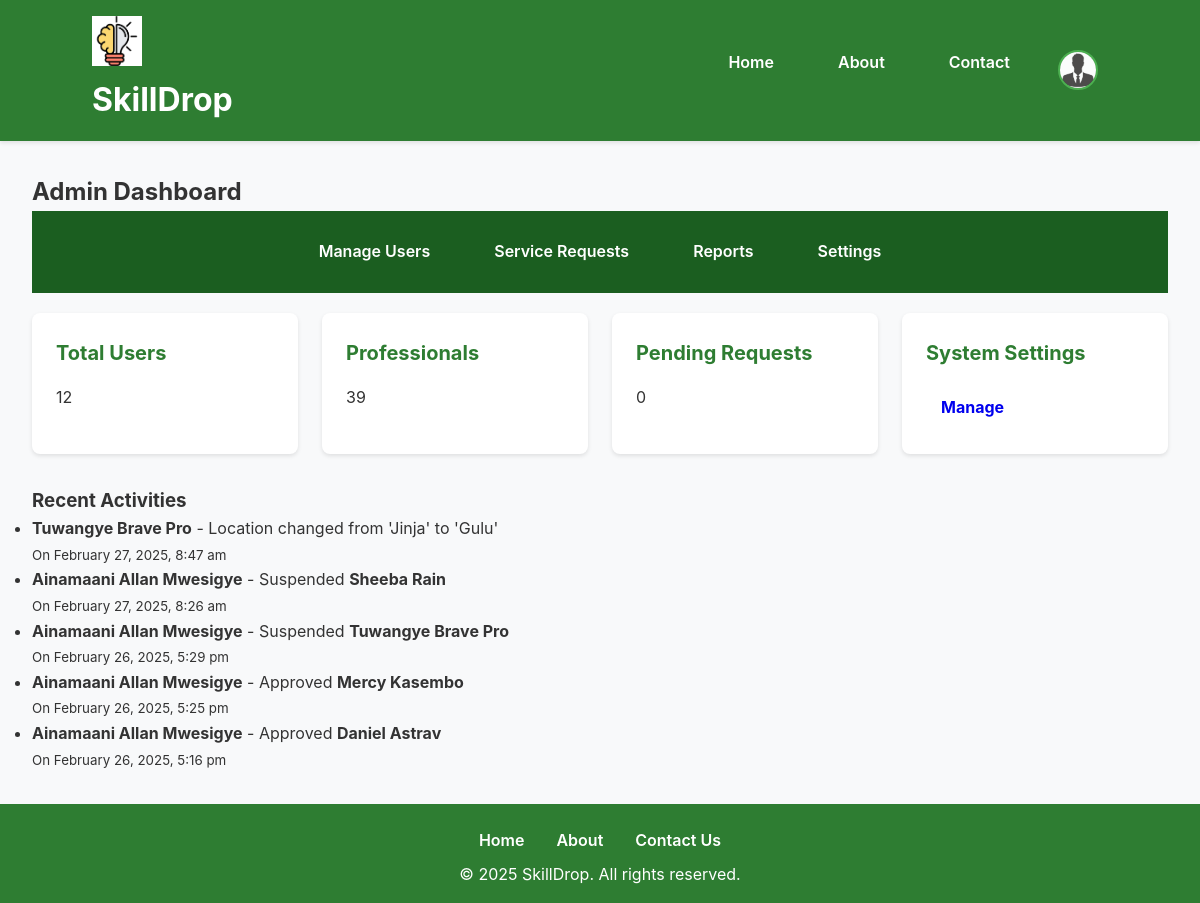
/admin/dashboard.php (signed in), run on an earlier commit of the app's database.
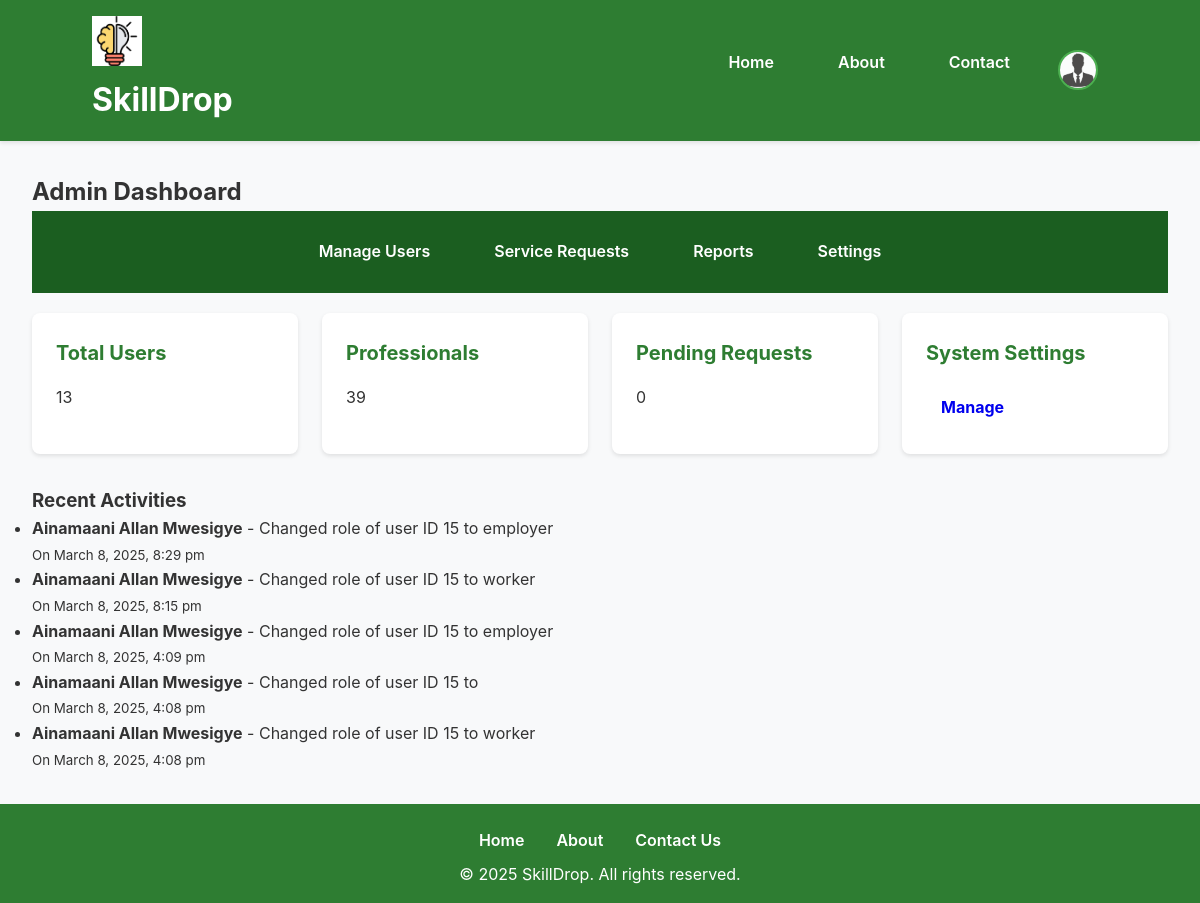
And on a later commit of the database.
### tables this page shows
CREATE TABLE `logs` (
  `id` int(11) NOT NULL,
  `user_id` int(11) DEFAULT NULL,
  `action` varchar(255) NOT NULL,
  `description` text DEFAULT NULL,
  `ip_address` varchar(45) DEFAULT '127.0.0.1',
  `user_agent` text NOT NULL,
  `created_at` timestamp NOT NULL DEFAULT current_timestamp()
);

CREATE TABLE `users` (
  `id` int(11) NOT NULL,
  `full_name` varchar(100) NOT NULL,
  `role` varchar(20) NOT NULL,
  `status` varchar(20) NOT NULL DEFAULT 'pending',
  `email` varchar(100) NOT NULL,
  `phone` varchar(15) DEFAULT NULL,
  `password` varchar(255) NOT NULL,
  `location` varchar(255) DEFAULT NULL,
  `profile_image` varchar(225) DEFAULT NULL,
  `created_at` timestamp NOT NULL DEFAULT current_timestamp()
);

### admin/dashboard.php (the view, shortened to what this page needs)
<?php
include '../includes/header.php';
include '../includes/db.php';
$stats_query = "
    SELECT
        (SELECT COUNT(*) FROM users) AS total_users,
        (SELECT COUNT(*) FROM professionals) AS total_professionals,
        (SELECT COUNT(*) FROM service_requests WHERE status = 'pending') AS total_pending_requests
";
$stats_result = $conn->query($stats_query);
$stats = $stats_result->fetch_assoc();
$users_count = $stats['total_users'];
$professionals_count = $stats['total_professionals'];
$pending_requests = $stats['total_pending_requests'];
?>
<main class="main">
    <h2>Admin Dashboard</h2>
    <nav class="nav-links" id="adminlinks">
        <div class="nav-links-container">
            <a href="manage-users.php" class="nav-link">
                <i class="fas fa-users"></i> Manage Users
            </a>
            <a href="manage-requests.php" class="nav-link">
                <i class="fas fa-tasks"></i> Service Requests
            </a>
            <a href="reports.php" class="nav-link">
                <i class="fas fa-chart-line"></i> Reports
            </a>
            <a href="settings.php" class="nav-link">
                <i class="fas fa-cog"></i> Settings
            </a>
        </div>
    </nav>
    <div class="dashboard-grid">
        <div class="dashboard-card">
            <h3 class="card-title"><i class="fas fa-users"></i> Total Users</h3>
            <p><?php echo number_format($users_count); ?></p>
        </div>
        <div class="dashboard-card">
            <h3 class="card-title"><i class="fas fa-briefcase"></i> Professionals</h3>
            <p><?php echo number_format($professionals_count); ?></p>
        </div>
        <div class="dashboard-card">
            <h3 class="card-title"><i class="fas fa-tasks"></i> Pending Requests</h3>
            <p><?php echo number_format($pending_requests); ?></p>
        </div>
        <div class="dashboard-card">
            <h3 class="card-title"><i class="fas fa-cog"></i> System Settings</h3>
            <a href="settings.php" class="button">Manage</a>
        </div>
    </div>
    <section class="recent-activities">
    <h3 class="card-title"><i class="fas fa-bell"></i> Recent Activities</h3>
    <ul>
        <?php
        $logs_query = "
            SELECT logs.description, logs.created_at, logs.user_id, users.full_name AS actor_name
            FROM logs
            LEFT JOIN users ON logs.user_id = users.id
            ORDER BY logs.created_at DESC
            LIMIT 5
        ";
        $activities = $conn->query($logs_query);
        if ($activities->num_rows > 0) {
            while ($activity = $activities->fetch_assoc()) {
                $actor_name = htmlspecialchars($activity['actor_name'] ?? 'Unknown User');
                $description = htmlspecialchars($activity['description']);
                $timestamp = date("F j, Y, g:i a", strtotime($activity['created_at']));
                if (preg_match('/user with ID (\d+)/', $description, $matches)) {
                    $affected_user_id = (int) $matches[1];
                    $stmt = $conn->prepare("SELECT full_name FROM users WHERE id = ?");
                    $stmt->bind_param("i", $affected_user_id);
                    $stmt->execute();
                    $user_data = $stmt->get_result()->fetch_assoc();
                    $affected_user_name = htmlspecialchars($user_data['full_name'] ?? 'Unknown User');
                    $description = preg_replace('/user with ID \d+/', "<strong>$affected_user_name</strong>", $description);
                }
                echo "<li><strong>$actor_name</strong> - $description <br><small>On $timestamp</small></li>";
            }
        } else {
            echo "<li>No recent activity.</li>";
        }
        ?>
    </ul>
</section>
</main>
<?php include '../includes/footer.php'; ?>

What changed in the data, as far as the page shows it:
no longer on this page (row unchanged): logs: user.full_name "Tuwangye Brave Pro", description "Location changed from 'Jinja' to 'Gulu'", created_at "February 27, 2025, 8:47 am"
no longer on this page (row unchanged): logs: user.full_name "Ainamaani Allan Mwesigye", description.full_name "Suspended Sheeba Rain", created_at "February 27, 2025, 8:26 am"
no longer on this page (row unchanged): logs: user.full_name "Ainamaani Allan Mwesigye", description.full_name "Suspended Tuwangye Brave Pro", created_at "February 26, 2025, 5:29 pm"
no longer on this page (row unchanged): logs: user.full_name "Ainamaani Allan Mwesigye", description.full_name "Approved Mercy Kasembo", created_at "February 26, 2025, 5:25 pm"
no longer on this page (row unchanged): logs: user.full_name "Ainamaani Allan Mwesigye", description.full_name "Approved Daniel Astrav", created_at "February 26, 2025, 5:16 pm"
added logs: user.full_name "Ainamaani Allan Mwesigye", description "Changed role of user ID 15 to employer", created_at "March 8, 2025, 8:29 pm"
added logs: user.full_name "Ainamaani Allan Mwesigye", description "Changed role of user ID 15 to worker", created_at "March 8, 2025, 8:15 pm"
added logs: user.full_name "Ainamaani Allan Mwesigye", description "Changed role of user ID 15 to employer", created_at "March 8, 2025, 4:09 pm"
added logs: user.full_name "Ainamaani Allan Mwesigye", description "Changed role of user ID 15 to", created_at "March 8, 2025, 4:08 pm"
added logs: user.full_name "Ainamaani Allan Mwesigye", description "Changed role of user ID 15 to worker", created_at "March 8, 2025, 4:08 pm"
Also different on the page:
$users_count: "12" → "13"
